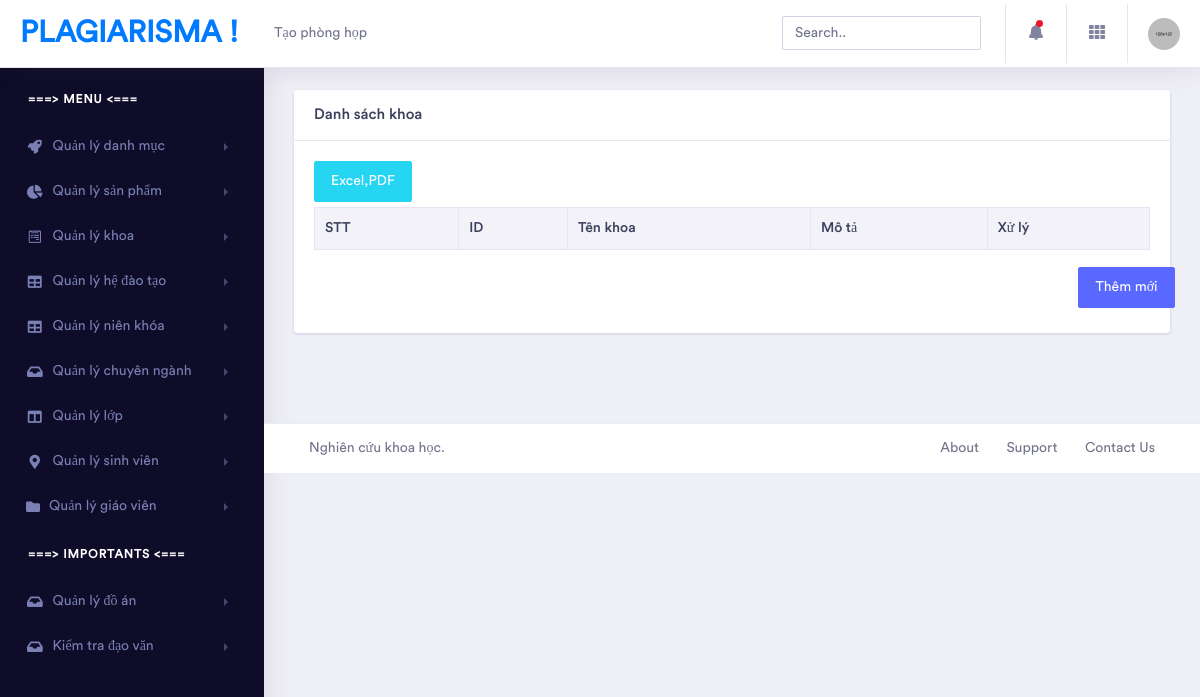
/index.php?module=listkhoa, run on an earlier commit of the app's database.
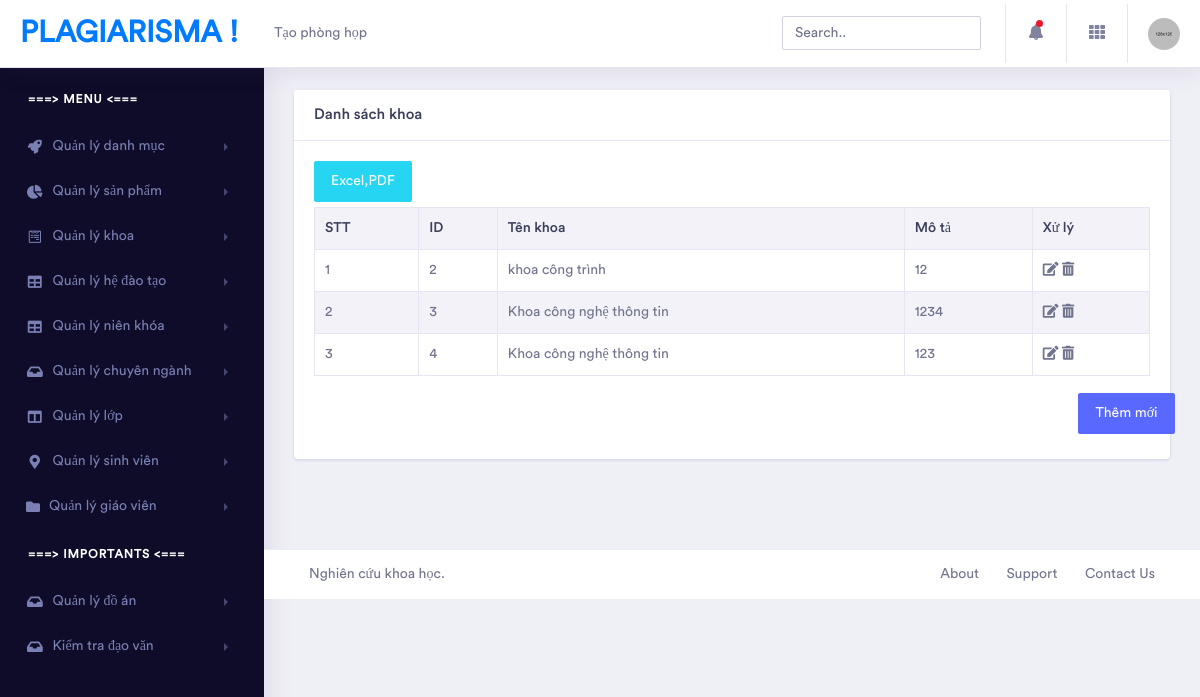
And on a later commit of the database.
### tables this page shows
CREATE TABLE `tbl_khoa` (
  `ma_khoa` int(11) NOT NULL,
  `ten_khoa` varchar(50) DEFAULT NULL,
  `mo_ta` varchar(50) DEFAULT NULL
);

### modules/listkhoa.php (the view)
<div class="container-fluid  dashboard-content">
<div class="row">
                    <div class="col-xl-12 col-lg-12 col-md-12 col-sm-12 col-12">
                        <div class="card">
                            <h5 class="card-header">Danh sách khoa</h5>
                            <div class="card-body">
                                <div class="table-responsive">
                                <a href="export.php"><button  style="margin-bottom:5px;"  type="submit" id="btnExport" name='export' value="Export to Excel" class="btn btn-info">Excel,PDF</button></a>
                                    <table class="table table-striped table-bordered first">
                                            <tr>
                                                <th>STT</th>
                                                <th>ID</th>
                                                <th>Tên khoa</th>
                                                <th>Mô tả</th>
                                                <th>Xử lý</th>
                                            </tr>
                                            <?php
                                                $sqlSelect = "select * from tbl_khoa";
                                                $result = mysqli_query($conn,$sqlSelect) or die("Lỗi truy vấn danh sách khoa");
                                                if(mysqli_num_rows($result) > 0){
                                                    $count = 0;
                                                    while($row = mysqli_fetch_assoc($result)) {
                                                        $count++;
                                            ?>
                                            <tr>
                                                <td><?php echo $count ?></td>
                                                <td><?php echo $row["ma_khoa"] ?></td>
                                                <td><?php echo $row["ten_khoa"] ?></td>
                                                <td><?php echo $row["mo_ta"] ?></td>
                                                <td>
                                                    <a href="index.php?module=editkhoa&ma_khoa=<?php echo $row["ma_khoa"] ?>"><em class="fas fa-edit"></em></a>
                                                    <a href="index.php?module=delkhoa&ma_khoa=<?php echo $row["ma_khoa"] ?>"><em class="fas fa-trash-alt"></em></a>
                                                </td>
                                            </tr>
                                            <?php }
                                            } ?>
                                    </table>
                                </div>
                                <div class="row" style="margin-top:2%">
                                            <div style="margin-left:90%">
                                                <p class="text-right">
                                                    <a href="index.php?module=addkhoa" class="btn btn-space btn-primary">Thêm mới</em></a>
                                                </p>
                                            </div>
                                        </div>
                            </div>
                        </div>
                    </div>
                </div>
</div>

### index.php (shortened to what this page needs)
<!doctype html>
<html lang="en">
<head>
    <link rel="stylesheet" href="assets/vendor/bootstrap/css/bootstrap.min.css">
    <link href="assets/vendor/fonts/circular-std/style.css" rel="stylesheet">
    <link rel="stylesheet" href="assets/libs/css/style.css">
    <link rel="stylesheet" href="assets/vendor/fonts/fontawesome/css/fontawesome-all.css">
    <link rel="stylesheet" href="assets/vendor/charts/chartist-bundle/chartist.css">
    <link rel="stylesheet" href="assets/vendor/charts/morris-bundle/morris.css">
    <link rel="stylesheet" href="assets/vendor/fonts/material-design-iconic-font/css/materialdesignicons.min.css">
    <link rel="stylesheet" href="assets/vendor/charts/c3charts/c3.css">
    <link rel="stylesheet" href="assets/vendor/fonts/flag-icon-css/flag-icon.min.css">
</head>
<body>
    <?php
        include("modules/header.php");
    ?>
    <div class="dashboard-main-wrapper">
        <?php
            include("modules/nav-left.php");
        ?>
        <div class="dashboard-wrapper">
            <div class="dashboard-ecommerce">
            <?php
                if(isset($_GET["module"])){
                    $module = $_GET["module"];
                    include("modules/".$module.".php");
                }
                else{
                    include("modules/home.php");
                }
                include("modules/footer.php");
            ?>
        </div>
    </div>
</body>
</html>

### modules/header.php (shortened to what this page needs)
<div class="dashboard-header">
    <nav class="navbar navbar-expand-lg bg-white fixed-top">
        <a class="navbar-brand" href="index.html">Plagiarisma !</a>
        <a href="https://utc2-hoctructuyen.glitch.me/">Tạo phòng họp</a>
        <div class="collapse navbar-collapse " id="navbarSupportedContent">
            <ul class="navbar-nav ml-auto navbar-right-top">
                <li class="nav-item">
                    <div id="custom-search" class="top-search-bar">
                        <input class="form-control" type="text" placeholder="Search..">
                    </div>
                </li>
                <li class="nav-item dropdown notification">
                    <a class="nav-link nav-icons" href="#" id="navbarDropdownMenuLink1" data-toggle="dropdown" aria-haspopup="true" aria-expanded="false"><i class="fas fa-fw fa-bell"></i> <span class="indicator"></span></a>
                </li>
                <li class="nav-item dropdown connection">
                    <a class="nav-link" href="#" id="navbarDropdown" role="button" data-toggle="dropdown" aria-haspopup="true" aria-expanded="false"> <i class="fas fa-fw fa-th"></i> </a>
                </li>
                <li class="nav-item dropdown nav-user">
                    <a class="nav-link nav-user-img" href="#" id="navbarDropdownMenuLink2" data-toggle="dropdown" aria-haspopup="true" aria-expanded="false"><img src="assets/images/avatar-1.jpg" alt="" class="user-avatar-md rounded-circle"></a>
                </li>
            </ul>
        </div>
    </nav>
</div>

### modules/nav-left.php (shortened to what this page needs)
<div class="nav-left-sidebar sidebar-dark">
    <div class="menu-list">
        <nav class="navbar navbar-expand-lg navbar-light">
            <div class="collapse navbar-collapse" id="navbarNav">
                <ul class="navbar-nav flex-column">
                    <li class="nav-divider" style="color:white">
                        ===> Menu <===
                    </li>
                    <li class="nav-item">
                        <a class="nav-link" href="#" data-toggle="collapse" aria-expanded="false" data-target="#submenu-2" aria-controls="submenu-2"><i class="fa fa-fw fa-rocket"></i>Quản lý danh mục</a>
                    </li>
                    <li class="nav-item">
                        <a class="nav-link" href="#" data-toggle="collapse" aria-expanded="false" data-target="#submenu-3" aria-controls="submenu-3"><i class="fas fa-fw fa-chart-pie"></i>Quản lý sản phẩm</a>
                    </li>
                    <li class="nav-item ">
                        <a class="nav-link" href="#" data-toggle="collapse" aria-expanded="false" data-target="#submenu-4" aria-controls="submenu-4"><i class="fab fa-fw fa-wpforms"></i>Quản lý khoa</a>
                    </li>
                    <li class="nav-item">
                        <a class="nav-link" href="#" data-toggle="collapse" aria-expanded="false" data-target="#submenu-5" aria-controls="submenu-5"><i class="fas fa-fw fa-table"></i>Quản lý hệ đào tạo</a>
                    </li>
                    <li class="nav-item">
                        <a class="nav-link" href="#" data-toggle="collapse" aria-expanded="false" data-target="#submenu-6" aria-controls="submenu-6"><i class="fas fa-fw fa-table"></i>Quản lý niên khóa</a>
                    </li>
                    <li class="nav-item">
                        <a class="nav-link" href="#" data-toggle="collapse" aria-expanded="false" data-target="#submenu-7" aria-controls="submenu-7"><i class="fas fa-fw fa-inbox"></i>Quản lý chuyên ngành <span class="badge badge-secondary">New</span></a>
                    </li>
                    <li class="nav-item">
                        <a class="nav-link" href="#" data-toggle="collapse" aria-expanded="false" data-target="#submenu-8" aria-controls="submenu-8"><i class="fas fa-fw fa-columns"></i>Quản lý lớp</a>
                    </li>
                    <li class="nav-item">
                        <a class="nav-link" href="#" data-toggle="collapse" aria-expanded="false" data-target="#submenu-9" aria-controls="submenu-9"><i class="fas fa-fw fa-map-marker-alt"></i>Quản lý sinh viên</a>
                    </li>
                    <li class="nav-item">
                        <a class="nav-link" href="#" data-toggle="collapse" aria-expanded="false" data-target="#submenu-10" aria-controls="submenu-10"><i class="fas fa-f fa-folder"></i>Quản lý giáo viên</a>
                    </li>
                    <li class="nav-divider" style="color:white">
                        ===> Importants <===
                    <li class="nav-item">
                        <a class="nav-link" href="#" data-toggle="collapse" aria-expanded="false" data-target="#submenu-11" aria-controls="submenu-11"><i class="fas fa-fw fa-inbox"></i>Quản lý đồ án</a>
                    </li>
                    <li class="nav-item">
                        <a class="nav-link" href="#" data-toggle="collapse" aria-expanded="false" data-target="#submenu-12" aria-controls="submenu-12"><i class="fas fa-fw fa-inbox"></i>Kiểm tra đạo văn</a>
                    </li>
                </ul>
            </div>
        </nav>
    </div>
</div>

### modules/footer.php
<div class="footer">
                <div class="container-fluid">
                    <div class="row">
                        <div class="col-xl-6 col-lg-6 col-md-6 col-sm-12 col-12">
                             Nghiên cứu khoa học.
                        </div>
                        <div class="col-xl-6 col-lg-6 col-md-6 col-sm-12 col-12">
                            <div class="text-md-right footer-links d-none d-sm-block">
                                <a href="javascript: void(0);">About</a>
                                <a href="javascript: void(0);">Support</a>
                                <a href="javascript: void(0);">Contact Us</a>
                            </div>
                        </div>
                    </div>
                </div>
            </div>

What changed in the data, as far as the page shows it:
added tbl_khoa: ma_khoa "2", ten_khoa "khoa công trình", mo_ta "12"
added tbl_khoa: ma_khoa "3", ten_khoa "Khoa công nghệ thông tin", mo_ta "1234"
added tbl_khoa: ma_khoa "4", ten_khoa "Khoa công nghệ thông tin", mo_ta "123"
